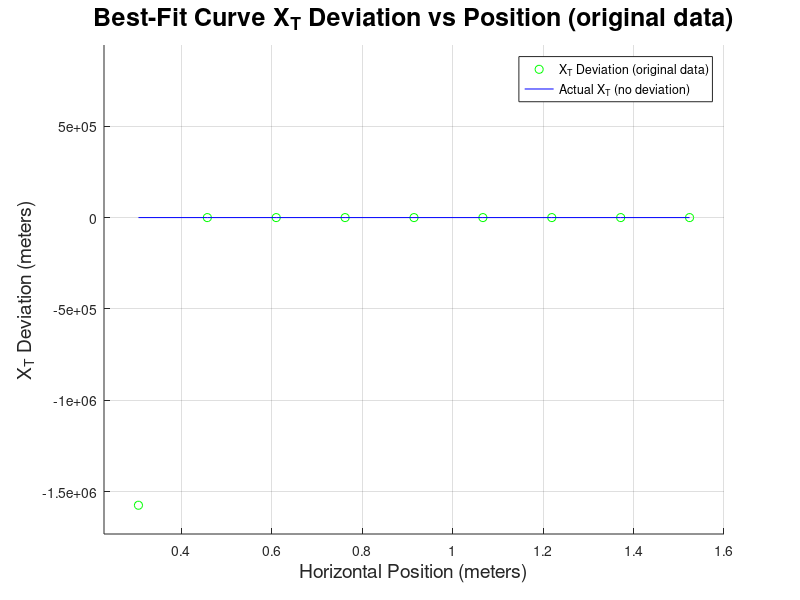
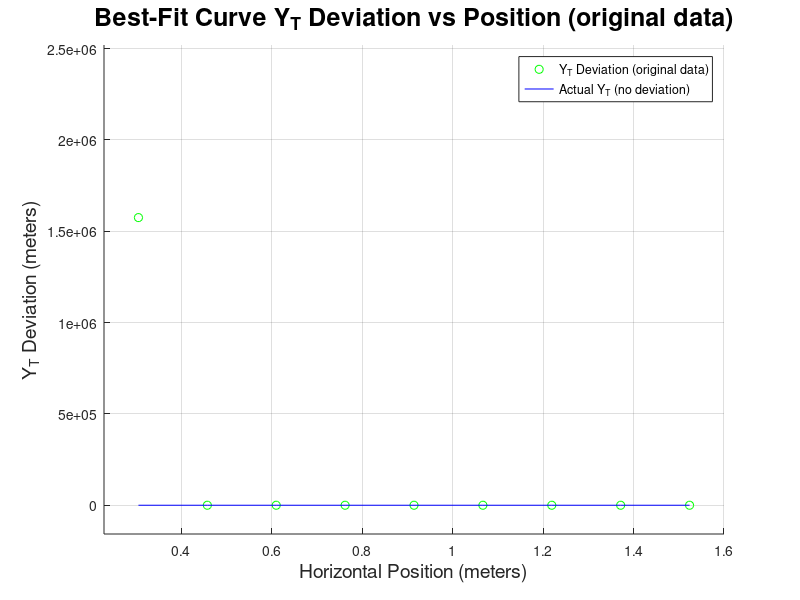
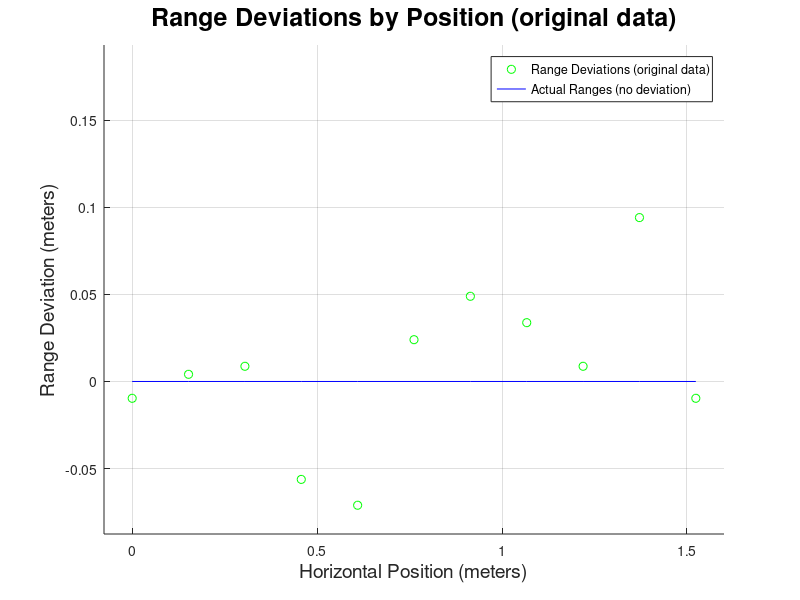
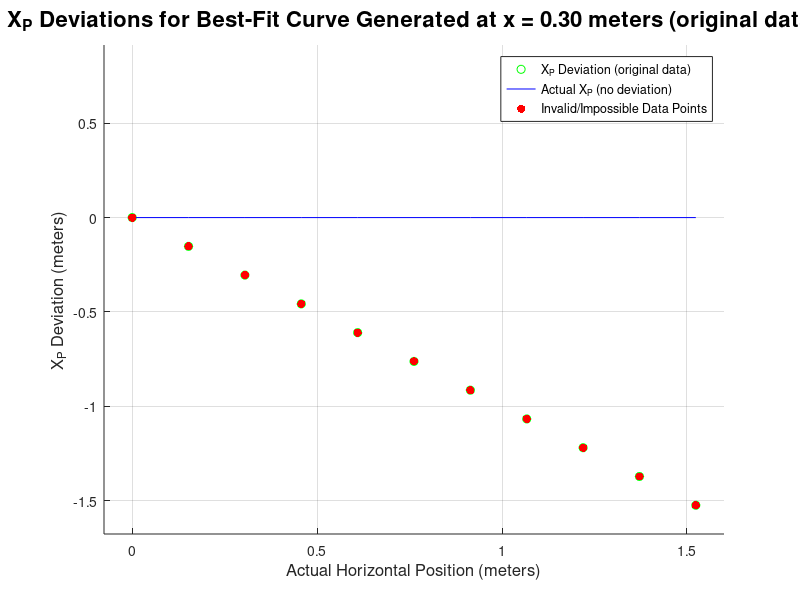

These charts were generated, in order, by the following MATLAB code:
%Zak Abner, Tay Johnson, Daniel Balch
%ECE 449 A (Professor Dmitriy Garmatyuk)
%Best-fit Navigation Algorithm
%5-3-2016
%This algorithm assumes that the length of rangesA is the same as the
%length of ranges B, and that there are at least 3 data points in each.
%By convention, the first data point will have an x-coordinate of 0.
%(X_t is no longer preset to 0.)
rangesA = [2.4 2.37 2.34 2.25 2.22 2.31 2.34 2.34 2.34 2.46 2.4];
rangesB = [2.4 2.37 2.34 2.25 2.22 2.31 2.34 2.34 2.34 2.46 2.4];
posInterval = 6; % acutal position interval in inches
centerIndex = 6; % index of actual center position (closest to radar)
actualPositions = 0:posInterval:(((length(rangesA))-1)*posInterval);
actualPositions = (actualPositions.*2.54.*0.01); % actual positions in meters
actualY_t = 90*2.54*0.01;
actualX_t = actualPositions(centerIndex);
actualRanges = sqrt(((actualPositions-actualX_t).^2)+(actualY_t^2));
rngDevsA = (rangesA - actualRanges);
rngDevsB = (rangesB - actualRanges);
rLength = length(rangesA);
observedX_pA = zeros((rLength - 2),rLength);
observedX_pB = zeros((rLength - 2),rLength);
posDevsA = zeros((rLength - 2),rLength);
posDevsB = zeros((rLength - 2),rLength);
observedX_tA = zeros(1,(rLength - 2));
observedX_tB = zeros(1,(rLength - 2));
x_tDevsA = zeros(1,(rLength - 2));
x_tDevsB = zeros(1,(rLength - 2));
observedY_tA = zeros(1,(rLength - 2));
observedY_tB = zeros(1,(rLength - 2));
y_tDevsA = zeros(1,(rLength - 2));
y_tDevsB = zeros(1,(rLength - 2));
parabCoeffsA = zeros((rLength-2),3);
parabCoeffsB = zeros((rLength-2),3);
invalPreMarkersA = zeros((rLength - 2),rLength);
invalPreMarkersB = zeros((rLength - 2),rLength);
parabola = @(coefs,x)((coefs(1).*(x.^2))+(coefs(2).*x)+coefs(3));
initCoefs = zeros(1,3);
normResidualsA = zeros(1,(rLength - 2));
normResidualsB = zeros(1,(rLength - 2));
for k = 3:(rLength)
    k1 = (k-2);
    for u = 1:2
        if (u == 1)
            currentRngs = rangesA;
        else
            currentRngs = rangesB;
        end
        currentIndices = (1:k);
        currentY = currentRngs(1:k);
        [coefs,currentNormResidual] = lsqcurvefit(parabola,initCoefs,...
            currentIndices,currentY);
        currentMinimaIndex = (-1*(coefs(2)/(2*coefs(1))));
        currentY_t = parabola(coefs,currentMinimaIndex);
        currentX_t = abs(sqrt((((currentRngs(1))^2)-(currentY_t^2))));
        if (currentMinimaIndex < 1)
            currentX_t = (-1*currentX_t);
        end
        currentObsX_p = zeros(1,length(currentRngs));
        currentInvalPreMarkers = zeros(1,length(currentRngs));
        for m = 1:(length(currentRngs))
            preX_p = (((currentRngs(m))^2)-(currentY_t^2));
            if (m >= currentMinimaIndex)
                currentObsX_p(m) = (currentX_t+(abs(sqrt(preX_p))));
            else
                currentObsX_p(m) = (currentX_t-(abs(sqrt(preX_p))));
            end
            if (preX_p < 0)
                currentInvalPreMarkers(m) = 1;
            end
        end
        if (u == 1)
            observedX_pA(k1,:) = currentObsX_p;
            posDevsA(k1,:) = (currentObsX_p - actualPositions);
            observedX_tA(k1) = currentX_t;
            x_tDevsA(k1) = (currentX_t - actualX_t);
            observedY_tA(k1) = currentY_t;
            y_tDevsA(k1) = (currentY_t - actualY_t);
            parabCoeffsA(k1,:) = coefs;
            invalPreMarkersA(k1,:) = currentInvalPreMarkers;
            normResidualsA(k1) = currentNormResidual;
        else
            observedX_pB(k1,:) = currentObsX_p;
            posDevsB(k1,:) = (currentObsX_p - actualPositions);
            observedX_tB(k1) = currentX_t;
            x_tDevsB(k1) = (currentX_t - actualX_t);
            observedY_tB(k1) = currentY_t;
            y_tDevsB(k1) = (currentY_t - actualY_t);
            parabCoeffsB(k1,:) = coefs;
            invalPreMarkersB(k1,:) = currentInvalPreMarkers;
            normResidualsB(k1) = currentNormResidual;
        end
    end
end
clear currentRngs currentX currentY coefs currentNormResidual currentMinimaIndex;
clear currentX_t currentY_t currentObsX_p currentInvalPreMarkers preX_p;
fgCount = 1;
zeroDev = zeros(1,100);
actPosMargin = (((max(actualPositions))-(min(actualPositions)))*0.05);
minActPos = ((min(actualPositions))-actPosMargin);
minParabActPos = ((actualPositions(3))-actPosMargin);
maxActPos = ((max(actualPositions))+actPosMargin);
topMarginFactor = 6;
parabolaX = linspace(minActPos,maxActPos,500);
parabolaIndices = (((1/(posInterval*2.54*0.01)).*(parabolaX))+1);
for v = 1:2
    if (v == 1)
        currentPosDevs = posDevsA;
        currentX_tDevs = x_tDevsA;
        currentY_tDevs = y_tDevsA;
        currentPreMarkers = invalPreMarkersA;
        currentRngDevs = rngDevsA;
        currentRngs = rangesA;
        currentParabCoeffs = parabCoeffsA;
        typeText = 'original data';
    else
        currentPosDevs = posDevsB;
        currentX_tDevs = x_tDevsB;
        currentY_tDevs = y_tDevsB;
        currentPreMarkers = invalPreMarkersB;
        currentRngDevs = rngDevsB;
        currentRngs = rangesB;
        currentParabCoeffs = parabCoeffsB;
        typeText = 'filtered data';
    end
    figure(fgCount);
    fgCount = (fgCount+1);
    scatter(actualPositions(3:(rLength)),currentX_tDevs,'g');
    hold on;
    plot(actualPositions(3:(rLength)),zeroDev(1:(rLength-2)),'b');
    xlabel('Horizontal Position (meters)','FontSize',14);
    ylabel('X_{T} Deviation (meters)','FontSize',14);
    titleText = sprintf('Best-Fit Curve X_{T} Deviation vs Position (%s)',typeText);
    title(titleText,'FontSize',18);
    %fprintf('\nX_t Legend, Figure %i, v = %i',(fgCount-1),v);
    legendText = sprintf('X_{T} Deviation (%s)',typeText);
    legend(legendText,'Actual X_{T} (no deviation)','Location','NorthEast');
    maxYCoord = max([currentX_tDevs 0]);
    minYCoord = min([currentX_tDevs 0]);
    yMargin = ((maxYCoord-minYCoord)*0.1);
    minYCoord = (minYCoord-yMargin);
    maxYCoord = (maxYCoord+(yMargin*topMarginFactor));
    axis([minParabActPos,maxActPos,minYCoord,maxYCoord]);
    grid on;
    figure(fgCount);
    fgCount = (fgCount+1);
    scatter(actualPositions(3:(rLength)),currentY_tDevs,'g');
    hold on;
    plot(actualPositions(3:(rLength)),zeroDev(1:(rLength-2)),'b');
    xlabel('Horizontal Position (meters)','FontSize',14);
    ylabel('Y_{T} Deviation (meters)','FontSize',14);
    titleText = sprintf('Best-Fit Curve Y_{T} Deviation vs Position (%s)',typeText);
    title(titleText,'FontSize',18);
    %fprintf('\nY_t Legend, Figure %i, v = %i',(fgCount-1),v);
    legendText = sprintf('Y_{T} Deviation (%s)',typeText);
    legend(legendText,'Actual Y_{T} (no deviation)','Location','NorthEast');
    maxYCoord = max([currentY_tDevs 0]);
    minYCoord = min([currentY_tDevs 0]);
    yMargin = ((maxYCoord-minYCoord)*0.1);
    minYCoord = (minYCoord-yMargin);
    maxYCoord = (maxYCoord+(yMargin*topMarginFactor));
    axis([minParabActPos,maxActPos,minYCoord,maxYCoord]);
    grid on;
    figure(fgCount);
    fgCount = (fgCount+1);
    scatter(actualPositions,currentRngDevs,'g');
    hold on;
    plot(actualPositions,zeroDev(1:(length(actualPositions))),'b');
    xlabel('Horizontal Position (meters)','FontSize',14);
    ylabel('Range Deviation (meters)','FontSize',14);
    titleText = sprintf('Range Deviations by Position (%s)',typeText);
    title(titleText,'FontSize',18);
    %fprintf('\nRange Dev. Legend, Figure %i, v = %i',(fgCount-1),v);
    legendText = sprintf('Range Deviations (%s)',typeText);
    legend(legendText,'Actual Ranges (no deviation)','Location','NorthEast');
    maxYCoord = max([currentRngDevs 0]);
    minYCoord = min([currentRngDevs 0]);
    yMargin = ((maxYCoord-minYCoord)*0.1);
    minYCoord = (minYCoord-yMargin);
    maxYCoord = (maxYCoord+(yMargin*topMarginFactor));
    axis([minActPos,maxActPos,minYCoord,maxYCoord]);
    grid on;
    for n = 1:(rLength-2)
        curveNum = (n+2);
        preMarkerSeg = currentPreMarkers(n,:);
        posDevSeg = currentPosDevs(n,:);
        numInvMarkers = sum(preMarkerSeg);
        parabCoeffsSeg = currentParabCoeffs(n,:);
        parabolaY = parabola(parabCoeffsSeg,parabolaIndices);
        if (numInvMarkers > 0)
            invMarkerIndices = ones(1,numInvMarkers);
            invMarkerCount = 1;
            for z = 1:(length(preMarkerSeg))
                if (preMarkerSeg(z) == 1)
                    invMarkerIndices(invMarkerCount) = z;
                    invMarkerCount = (invMarkerCount+1);
                end
            end
            invMarkerX = actualPositions(invMarkerIndices);
            invMarkerY = posDevSeg(invMarkerIndices);
            invMarkerR = currentRngs(invMarkerIndices);
        end
        figure(fgCount);
        fgCount = (fgCount+1);
        scatter(actualPositions,posDevSeg,'g');
        hold on;
        plot(actualPositions,zeroDev(1:(length(actualPositions))),'b');
        if (numInvMarkers > 0)
            scatter(invMarkerX,invMarkerY,'r','filled');
        end
        xlabel('Actual Horizontal Position (meters)','FontSize',12);
        ylabel('X_{P} Deviation (meters)','FontSize',12);
        if (curveNum < (length(actualPositions)))
            titleText = sprintf('X_{P} Deviations for Best-Fit Curve Generated at x = %.2f meters (%s)',...
                actualPositions(curveNum),typeText);
        else
            titleText = sprintf('X_{P} Deviations for Final Best-Fit Curve (%s)',...
                typeText);
        end
        title(titleText,'FontSize',16);
        %fprintf('\n\nX_p Legend, Parabola %i, Figure %i, v = %i',...
            %n,(fgCount-1),v);
        legendText = sprintf('X_{P} Deviation (%s)',typeText);
        if (numInvMarkers > 0)
            legend(legendText,'Actual X_{P} (no deviation)',...
                'Invalid/Impossible Data Points','Location','NorthEast');
        else
            legend(legendText,'Actual X_{P} (no deviation)','Location',...
                'NorthEast');
        end
        maxYCoord = max([posDevSeg 0]);
        minYCoord = min([posDevSeg 0]);
        yMargin = ((maxYCoord-minYCoord)*0.1);
        minYCoord = (minYCoord-yMargin);
        maxYCoord = (maxYCoord+(yMargin*topMarginFactor));
        axis([minActPos,maxActPos,minYCoord,maxYCoord]);
        grid on;
        figure(fgCount);
        fgCount = (fgCount+1);
        scatter(actualPositions,currentRngs,'b');
        hold on;
        plot(parabolaX,parabolaY,'g');
        if (numInvMarkers > 0)
            scatter(invMarkerX,invMarkerR,'r','filled');
        end
        xlabel('Actual Horizontal Position (meters)','FontSize',12);
        ylabel('Measured Range (meters)','FontSize',12);
        if (curveNum < (length(actualPositions)))
            titleText = sprintf('Ranges with Best-Fit Curve Generated at x = %.2f meters (%s)',...
                actualPositions(curveNum),typeText);
        else
            titleText = sprintf('Ranges with Final Best-Fit Curve (%s)',...
                typeText);
        end
        title(titleText,'FontSize',16);
        %fprintf('\n\nX_p Legend, Parabola %i, Figure %i, v = %i',...
            %n,(fgCount-1),v);
        legendText = sprintf('Radar Range in meters (%s)',typeText);
        if (numInvMarkers > 0)
            legend(legendText,'Best-Fit Curve of Ranges',...
                'Invalid/Impossible Data Points','Location','NorthEast');
        else
            legend(legendText,'Best-Fit Curve of Ranges','Location',...
                'NorthEast');
        end
        maxYCoord = max(currentRngs);
        minYCoord = min(currentRngs);
        yMargin = ((maxYCoord-minYCoord)*0.1);
        minYCoord = (minYCoord-yMargin);
        maxYCoord = (maxYCoord+(yMargin*topMarginFactor));
        axis([minActPos,maxActPos,minYCoord,maxYCoord]);
        grid on;
    end
end
% post matrix creation:
%   -for each parabola, make array of invalid-marker x-coordinates
%   -use loop to separate ranges from positions;
%   -make array of invalid y-coordinates for each of above points
